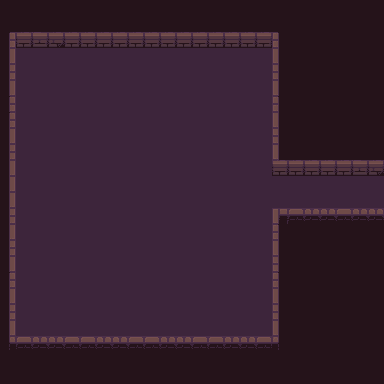

A 2D game scene composited from a Tiled map and its tileset images. What follows is a short description and the map's XML, with each tile layer's data collapsed to a summary:
An orthogonal 24x24 tile map with 16x16 px tiles, 4 tile layers (background, road, wall, item), 1 hidden layer not drawn, 3 tilesets.

<map version="1.2" tiledversion="1.3.1" orientation="orthogonal" renderorder="right-down" compressionlevel="0" width="24" height="24" tilewidth="16" tileheight="16" infinite="0" nextlayerid="8" nextobjectid="1">
 <tileset firstgid="1" name="Dungeon_Tileset" tilewidth="16" tileheight="16" tilecount="100" columns="10">
  <image source="Dungeon_Tileset.png" width="160" height="160" />
 </tileset>
 <tileset firstgid="101" name="flag" tilewidth="16" tileheight="16" tilecount="4" columns="4">
  <image source="flag.png" width="64" height="16" />
  <tile id="0">
   <animation>
    <frame tileid="3" duration="200" />
    <frame tileid="2" duration="200" />
    <frame tileid="1" duration="200" />
    <frame tileid="0" duration="200" />
   </animation>
  </tile>
 </tileset>
 <tileset firstgid="105" name="torch" tilewidth="16" tileheight="16" tilecount="4" columns="4">
  <image source="torch.png" width="64" height="16" />
  <tile id="0">
   <animation>
    <frame tileid="3" duration="200" />
    <frame tileid="2" duration="200" />
    <frame tileid="1" duration="200" />
    <frame tileid="0" duration="200" />
   </animation>
  </tile>
 </tileset>
 <layer id="1" name="background" width="24" height="24">
  <data>[576 cells, 576 non-empty, 1 distinct tile ids]</data>
 </layer>
 <layer id="5" name="road" width="24" height="24">
  <data>[576 cells, 302 non-empty, 1 distinct tile ids]</data>
 </layer>
 <layer id="3" name="wall" width="24" height="24">
  <data>[576 cells, 82 non-empty, 19 distinct tile ids]</data>
 </layer>
 <layer id="4" name="item" width="24" height="24">
  <data>[576 cells, 0 non-empty, 0 distinct tile ids]</data>
 </layer>
 <layer id="6" name="smog" width="24" height="24" visible="0">
  <data>[576 cells, 576 non-empty, 1 distinct tile ids]</data>
 </layer>
</map>
